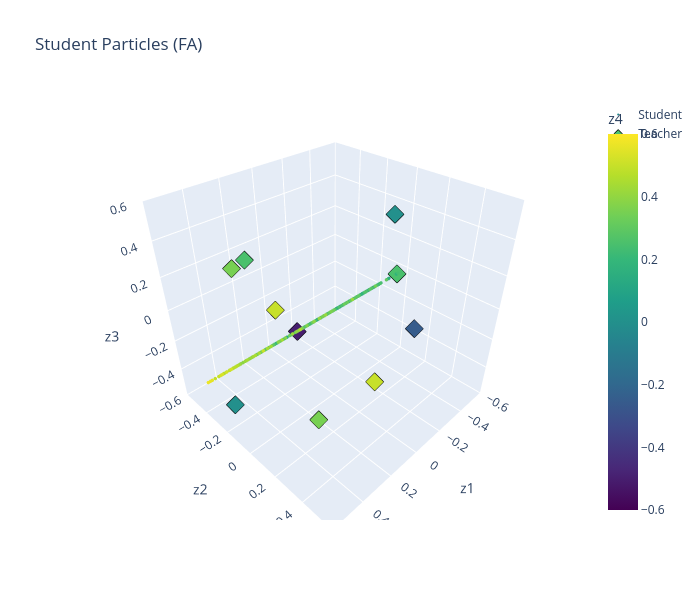

This figure's notebook cell:
### Code cell
plot_particles_3d(h_fa["particles"][-1], teacher, "Student Particles (FA)")

### Figure 1 — Plotly figure (JSON) as saved in the notebook; plotly's stock layout.template omitted (floating-point values rounded to 4 significant figures; data arrays with more than 128 entries replaced by an {"elided": "..."} marker saying what was removed)
{"data": [{"marker": {"cmax": 0.6, "cmin": -0.6, "color": {"elided": "500 float values"}, "colorbar": {"title": {"text": "z4"}}, "colorscale": [[0, "#440154"], [0.1111, "#482878"], [0.2222, "#3e4989"], [0.3333, "#31688e"], [0.4444, "#26828e"], [0.5556, "#1f9e89"], [0.6667, "#35b779"], [0.7778, "#6ece58"], [0.8889, "#b5de2b"], [1, "#fde725"]], "size": 2}, "mode": "markers", "name": "Student", "type": "scatter3d", "x": {"elided": "500 float values"}, "y": {"elided": "500 float values"}, "z": {"elided": "500 float values"}}, {"marker": {"cmax": 0.6, "cmin": -0.6, "color": [0.25, 0.5, 0.0, 0.5, 0.35, -0.5, 0.25, -0.25, 0.0, 0.35], "colorscale": [[0, "#440154"], [0.1111, "#482878"], [0.2222, "#3e4989"], [0.3333, "#31688e"], [0.4444, "#26828e"], [0.5556, "#1f9e89"], [0.6667, "#35b779"], [0.7778, "#6ece58"], [0.8889, "#b5de2b"], [1, "#fde725"]], "line": {"color": "black", "width": 1}, "size": 6, "symbol": "diamond"}, "mode": "markers", "name": "Teacher", "type": "scatter3d", "x": [-0.5, 0.25, -0.25, 0.0, 0.35, 0.25, 0.5, 0.0, 0.5, 0.35], "y": [0.0, 0.5, 0.15, -0.5, -0.35, 0.0, 0.0, 0.5, -0.25, 0.25], "z": [0.0, 0.0, 0.5, -0.25, 0.25, 0.0, 0.5, 0.15, -0.5, -0.35]}], "layout": {"height": 600, "scene": {"xaxis": {"range": [-0.6, 0.6], "title": {"text": "z1"}}, "yaxis": {"range": [-0.6, 0.6], "title": {"text": "z2"}}, "zaxis": {"range": [-0.6, 0.6], "title": {"text": "z3"}}}, "title": {"text": "Student Particles (FA)"}, "width": 700}}
